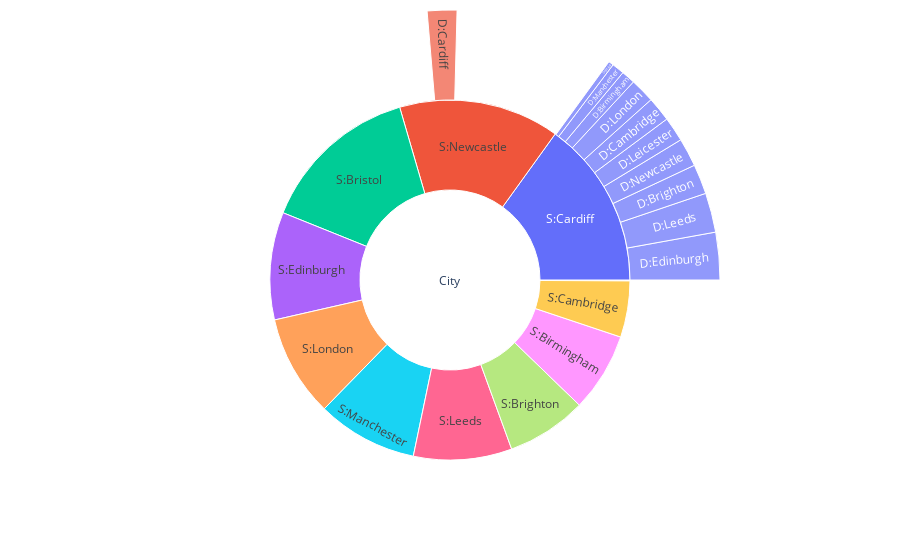

The notebook cell this image was saved under:
### Code cell
import plotly.graph_objects as go
fig =go.Figure(go.Sunburst(
    labels=labels,
    parents=parents,
    values=value
))
# Update layout for tight margin
fig.update_layout(margin = dict(t=10, l=10, r=10, b=10))

fig.show()

### Figure 1 — Plotly figure (JSON) as saved in the notebook; plotly's stock layout.template omitted (floating-point values rounded to 4 significant figures)
{"data": [{"labels": ["City", "S:Newcastle", "S:Manchester", "S:London", "S:Leeds", "S:Edinburgh", "S:Cardiff", "S:Cambridge", "S:Bristol", "S:Brighton", "S:Birmingham", "D:Leicester", "D:Cambridge", "D:London", "D:Newcastle", "D:Manchester", "D:Edinburgh", "D:Brighton", "D:Bristol", "D:Birmingham", "D:Leeds", "D:Cardiff", "D:Leicester", "D:London", "D:Manchester", "D:Edinburgh", "D:Brighton", "D:Bristol", "D:Birmingham", "D:Leeds", "D:Cardiff", "D:Leicester", "D:Cambridge", "D:Newcastle", "D:Manchester", "D:Edinburgh", "D:Brighton", "D:Bristol", "D:Birmingham", "D:Leeds", "D:Cardiff", "D:Leicester", "D:Cambridge", "D:London", "D:Manchester", "D:Edinburgh", "D:Brighton", "D:Bristol", "D:Birmingham", "D:Leeds", "D:Cardiff", "D:Leicester", "D:Cambridge", "D:London", "D:Newcastle", "D:Edinburgh", "D:Brighton", "D:Bristol", "D:Birmingham", "D:Cardiff", "D:Leicester", "D:Cambridge", "D:London", "D:Newcastle", "D:Manchester", "D:Brighton", "D:Bristol", "D:Birmingham", "D:Leeds", "D:Leicester", "D:Cambridge", "D:London", "D:Newcastle", "D:Manchester", "D:Edinburgh", "D:Bristol", "D:Birmingham", "D:Leeds", "D:Cardiff", "D:Cambridge", "D:London", "D:Newcastle", "D:Manchester", "D:Edinburgh", "D:Brighton", "D:Birmingham", "D:Leeds", "D:Cardiff", "D:Leicester", "D:London", "D:Newcastle", "D:Manchester", "D:Edinburgh", "D:Brighton", "D:Bristol", "D:Leeds", "D:Cardiff", "D:Leicester", "D:Cambridge", "D:Newcastle", "D:Manchester", "D:Edinburgh", "D:Brighton", "D:Bristol", "D:Birmingham"], "parents": ["", "City", "City", "City", "City", "City", "City", "City", "City", "City", "City", "S:Cardiff", "S:Cardiff", "S:Cardiff", "S:Cardiff", "S:Cardiff", "S:Cardiff", "S:Cardiff", "S:Cardiff", "S:Cardiff", "S:Cardiff", "S:Cambridge", "S:Cambridge", "S:Cambridge", "S:Cambridge", "S:Cambridge", "S:Cambridge", "S:Cambridge", "S:Cambridge", "S:Cambridge", "S:London", "S:London", "S:London", "S:London", "S:London", "S:London", "S:London", "S:London", "S:London", "S:London", "S:Newcastle", "S:Newcastle", "S:Newcastle", "S:Newcastle", "S:Newcastle", "S:Newcastle", "S:Newcastle", "S:Newcastle", "S:Newcastle", "S:Newcastle", "S:Manchester", "S:Manchester", "S:Manchester", "S:Manchester", "S:Manchester", "S:Manchester", "S:Manchester", "S:Manchester", "S:Manchester", "S:Edinburgh", "S:Edinburgh", "S:Edinburgh", "S:Edinburgh", "S:Edinburgh", "S:Edinburgh", "S:Edinburgh", "S:Edinburgh", "S:Edinburgh", "S:Edinburgh", "S:Brighton", "S:Brighton", "S:Brighton", "S:Brighton", "S:Brighton", "S:Brighton", "S:Brighton", "S:Brighton", "S:Brighton", "S:Bristol", "S:Bristol", "S:Bristol", "S:Bristol", "S:Bristol", "S:Bristol", "S:Bristol", "S:Bristol", "S:Bristol", "S:Birmingham", "S:Birmingham", "S:Birmingham", "S:Birmingham", "S:Birmingham", "S:Birmingham", "S:Birmingham", "S:Birmingham", "S:Birmingham", "S:Leeds", "S:Leeds", "S:Leeds", "S:Leeds", "S:Leeds", "S:Leeds", "S:Leeds", "S:Leeds", "S:Leeds"], "type": "sunburst", "values": [10, 10, 10, 10, 10, 10, 10, 10, 10, 10, 10, 175, 175, 175, 202, 87.8, 337, 212, 36, 98, 280, 78, 76.66, 0, 65.68, 91, 0, 102.2, 88.86, 86.65, 155.3, 82, 0, 89.7, 191, 323.9, 0, 163, 24.45, 43.45, 210.1, 213.1, 189.9, 214.1, 61.69, 32.34, 259.9, 230, 212.1, 80.98, 65.64, 21.24, 100.1, 213.1, 78.88, 76.7, 312.1, 105, 89.78, 125, 150.7, 122, 76.77, 118, 67, 120.2, 202.2, 65.66, 88.8, 90.98, 0, 0, 120.2, 213, 156.7, 87.86, 76.77, 98.87, 86.86, 254.3, 276.3, 222, 123.2, 288.9, 169.8, 98.87, 177.8, 113.7, 0, 76.77, 230.1, 67.65, 76.66, 100.2, 80, 87.62, 90, 88.8, 130.3, 77, 43.44, 107.8, 203.3, 198.9, 98.88]}], "layout": {"margin": {"b": 10, "l": 10, "r": 10, "t": 10}}}
